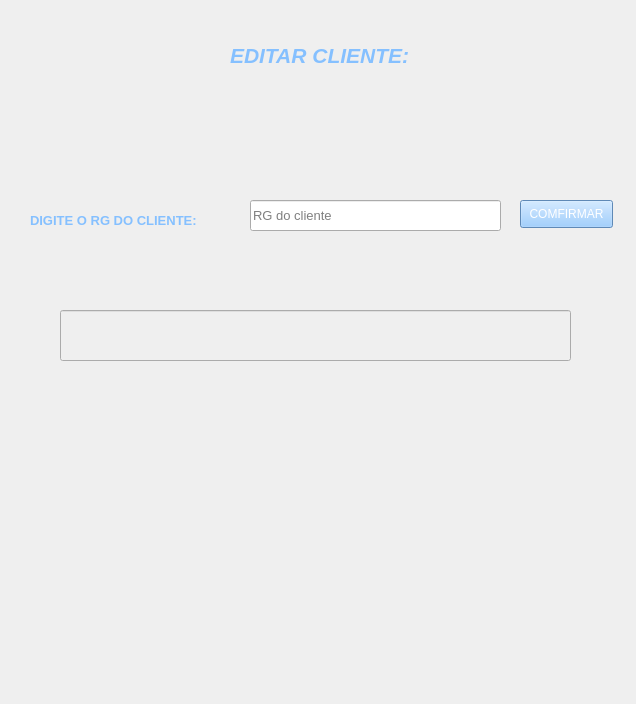
<?xml version="1.0" encoding="UTF-8"?>
<ui version="4.0">
 <class>Form</class>
 <widget class="QWidget" name="Form">
  <property name="geometry">
   <rect>
    <x>0</x>
    <y>0</y>
    <width>636</width>
    <height>704</height>
   </rect>
  </property>
  <property name="windowTitle">
   <string>Form</string>
  </property>

  <widget class="QLineEdit" name="lineRgEditar">
   <property name="geometry">
    <rect>
     <x>250</x>
     <y>200</y>
     <width>251</width>
     <height>31</height>
    </rect>
   </property>
   <property name="font">
    <font>
     <family>Arial</family>
     <pointsize>10</pointsize>
    </font>
   </property>
   <property name="placeholderText">
    <string>RG do cliente</string>
   </property>
  </widget>

  <widget class="QLabel" name="label_2">
   <property name="geometry">
    <rect>
     <x>30</x>
     <y>200</y>
     <width>211</width>
     <height>41</height>
    </rect>
   </property>
   <property name="font">
    <font>
     <family>Arial</family>
     <pointsize>10</pointsize>
     <weight>75</weight>
     <bold>true</bold>
    </font>
   </property>
   <property name="styleSheet">
    <string notr="true">color:rgb(133, 192, 255)</string>
   </property>
   <property name="text">
    <string>DIGITE O RG DO CLIENTE:</string>
   </property>
  </widget>

  <widget class="QPushButton" name="bProcurar">
   <property name="geometry">
    <rect>
     <x>520</x>
     <y>200</y>
     <width>93</width>
     <height>28</height>
    </rect>
   </property>
   <property name="styleSheet">
    <string notr="true">background-color:rgb(133, 192, 255);
color: rgb(255, 255, 255)</string>
   </property>
   <property name="text">
    <string>COMFIRMAR</string>
   </property>
  </widget>
  <widget class="QLabel" name="label">
   <property name="geometry">
    <rect>
     <x>230</x>
     <y>40</y>
     <width>251</width>
     <height>31</height>
    </rect>
   </property>
   <property name="font">
    <font>
     <family>Arial</family>
     <pointsize>16</pointsize>
     <weight>75</weight>
     <italic>true</italic>
     <bold>true</bold>
    </font>
   </property>
   <property name="styleSheet">
    <string notr="true">color:rgb(133,192,255)</string>
   </property>
   <property name="text">
    <string>EDITAR CLIENTE:</string>
   </property>
  </widget>
  <widget class="QLineEdit" name="lineClienteEditado">
   <property name="enabled">
    <bool>false</bool>
   </property>
   <property name="geometry">
    <rect>
     <x>60</x>
     <y>310</y>
     <width>511</width>
     <height>51</height>
    </rect>
   </property>
   <property name="font">
    <font>
     <family>Arial</family>
     <pointsize>10</pointsize>
     <weight>75</weight>
     <bold>true</bold>
    </font>
   </property>
  </widget>
  <widget class="QLabel" name="label_10">
   <property name="geometry">
    <rect>
     <x>0</x>
     <y>0</y>
     <width>641</width>
     <height>711</height>
    </rect>
   </property>
   <property name="text">
    <string/>
   </property>
   <property name="pixmap">
    <pixmap>fundo.jpg</pixmap>
   </property>
   <property name="scaledContents">
    <bool>true</bool>
   </property>
  </widget>
  <widget class="QPushButton" name="bVoltarTelaEditar">
   <property name="geometry">
    <rect>
     <x>20</x>
     <y>40</y>
     <width>71</width>
     <height>51</height>
    </rect>
   </property>
   <property name="text">
    <string/>
   </property>
   <property name="icon">
    <iconset>
     <normaloff>vire-a-esquerda.png</normaloff>vire-a-esquerda.png</iconset>
   </property>
   <property name="iconSize">
    <size>
     <width>50</width>
     <height>50</height>
    </size>
   </property>
   <property name="flat">
    <bool>true</bool>
   </property>
  </widget>
  <zorder>label_10</zorder>
  <zorder>lineRgEditar</zorder>
  <zorder>label_2</zorder>
  <zorder>bProcurar</zorder>
  <zorder>label</zorder>
  <zorder>lineClienteEditado</zorder>
  <zorder>bVoltarTelaEditar</zorder>
 </widget>
 <resources/>
 <connections/>
</ui>
